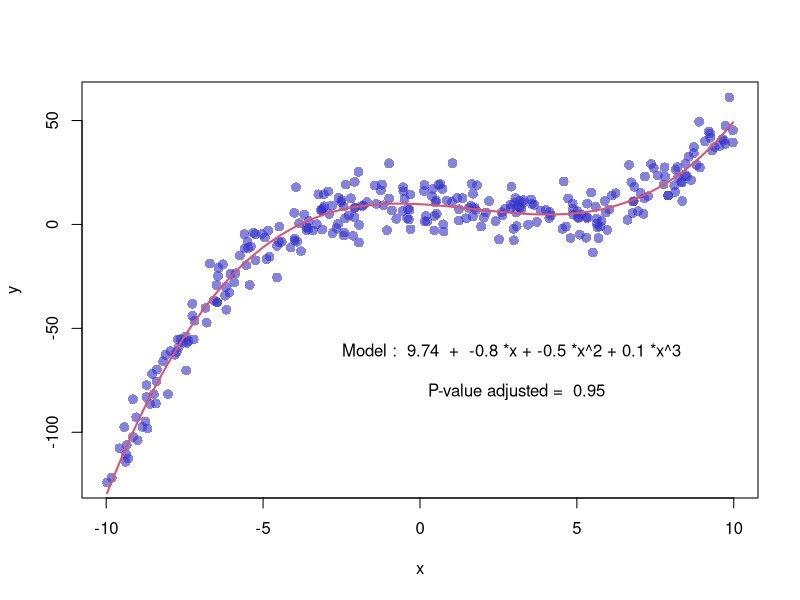

Reproduce this figure in R.
x <- runif(300,  min=-10, max=10) 
y <- 0.1*x^3 - 0.5 * x^2 - x + 10 + rnorm(length(x),0,8) 
 
# plot of x and y :
plot(x,y,col=rgb(0.2,0.2,0.8,0.6),pch=16 , cex=1.3) 
 
# Can we find a polynome that fit this function ?
model <- lm(y ~ x + I(x^2) + I(x^3))
 
# I can get the features of this model :
#summary(model)
#model$coefficients
#summary(model)$adj.r.squared
 
# For each value of x, I can get the value of y estimated by the model, and add it to the current plot !
myPredict <- predict( model ) 
ix <- sort(x,index.return=T)$ix
lines(x[ix], myPredict[ix], col=2, lwd=2 )  

# I add the features of the model to the plot
coeff <- round(model$coefficients , 2)
text(3, -70 , paste("Model : ",coeff[1] , " + " , coeff[2] , "*x"  , "+" , coeff[3] , "*x^2" , "+" , coeff[4] , "*x^3" , "\n\n" , "P-value adjusted = ",round(summary(model)$adj.r.squared,2)))
